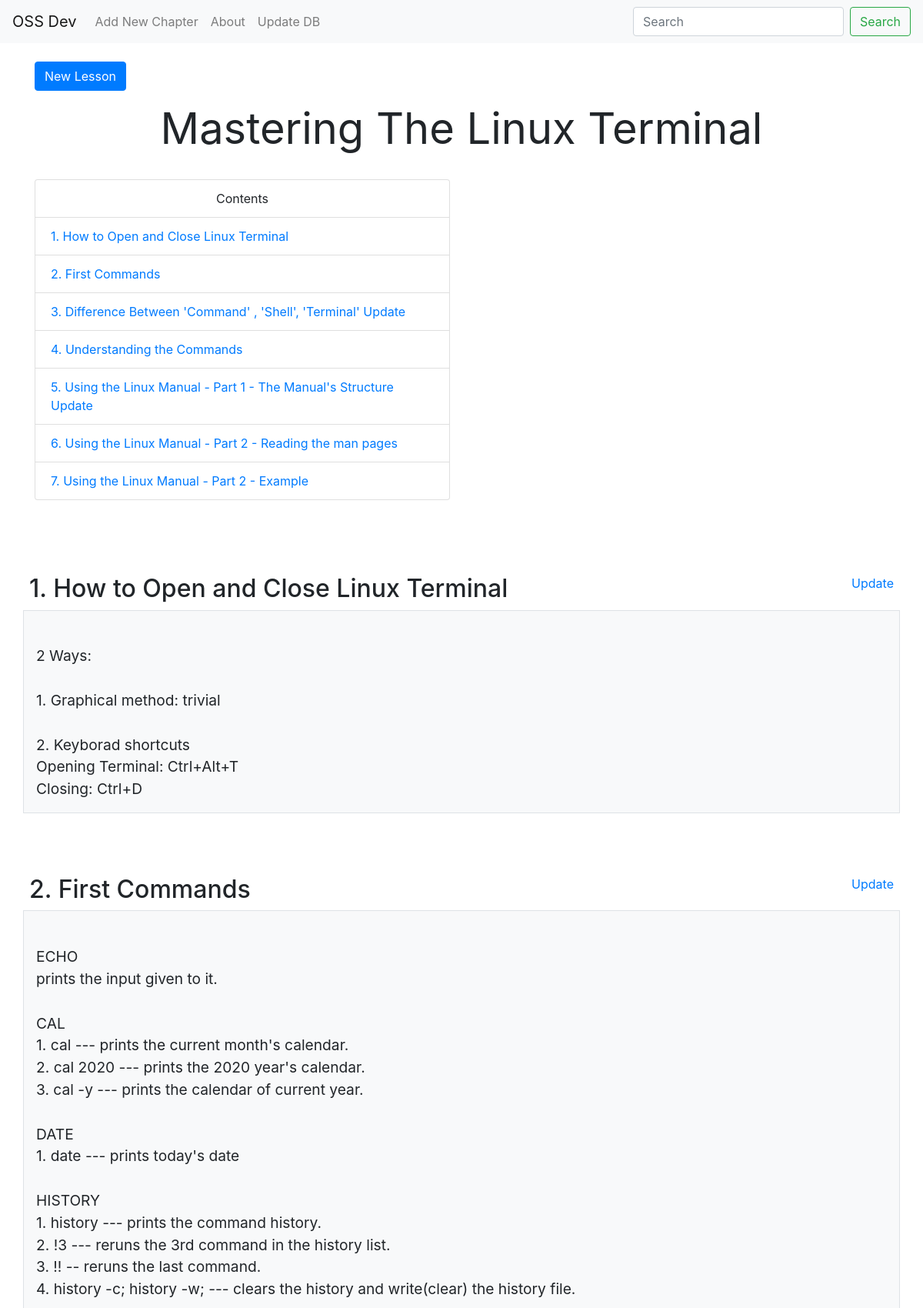
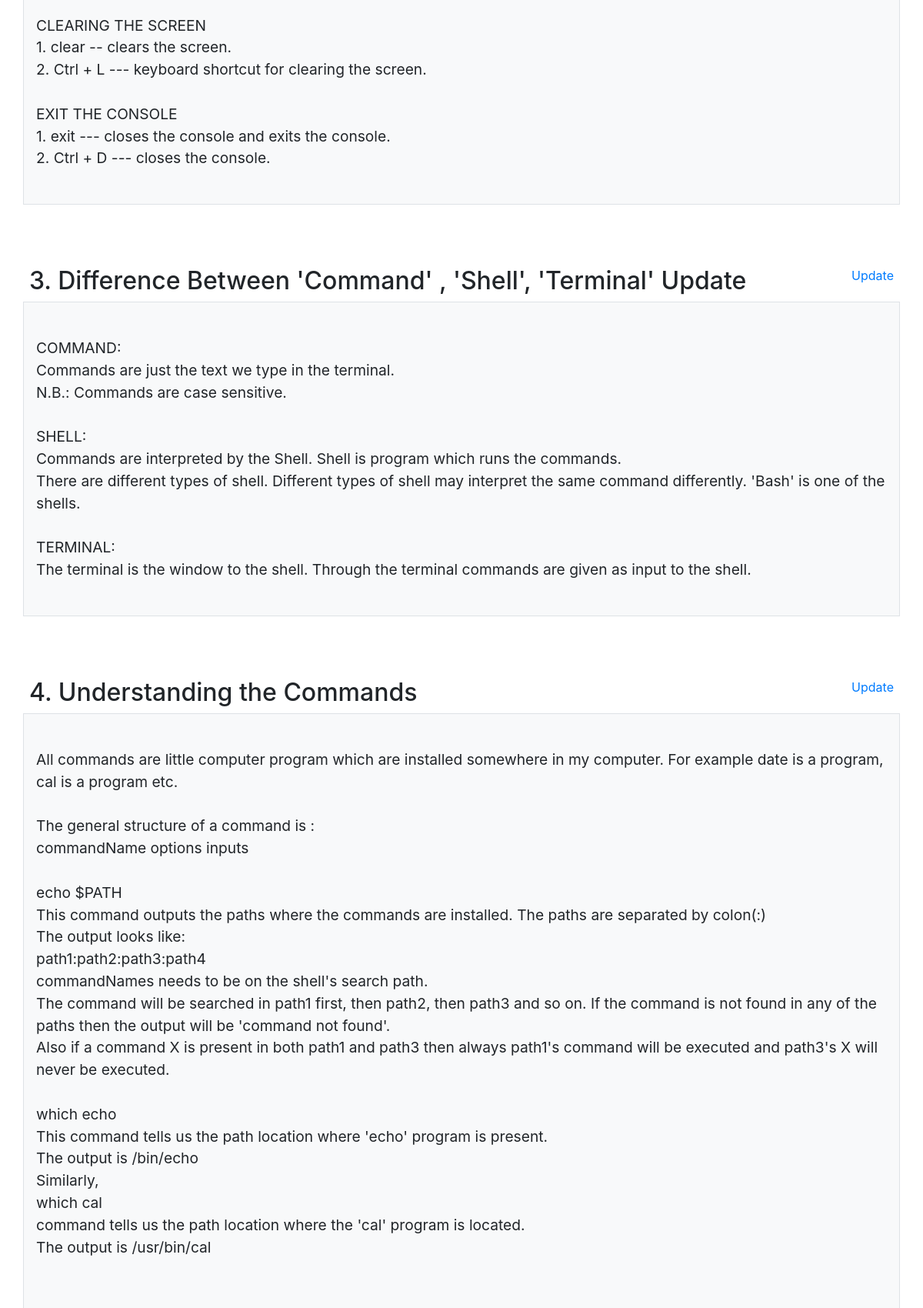
Screenshot of /chapter/1 (upper part) with the database file from the repository (2 pictures, top to bottom).
### flask_app.py (models this page shows, shortened)
class Chapters(db.Model):
    __tablename__ = 'chapters'
    id = db.Column(db.Integer, primary_key=True)
    name = db.Column(db.String)
    slno = db.Column(db.Integer)
    lessons = db.relationship('Lessons', cascade="all,delete", backref='my_chapter', lazy='dynamic')

class Lessons(db.Model):
    __tablename__ = 'lessons'
    id = db.Column(db.Integer, primary_key=True)
    name = db.Column(db.String)
    slno = db.Column(db.Integer)
    lesson = db.Column(db.Text)
    chapter = db.Column(db.Integer, db.ForeignKey('chapters.id'))
    images = db.relationship('Images', cascade="all,delete", backref='my_lesson', lazy='dynamic')

### flask_app.py (the view)
@app.route('/chapter/<int:id>')
def chapter(id):
    lessons = Lessons.query.filter_by(chapter=id).order_by(Lessons.slno).all()
    allImages = {}
    for lesson in lessons:
        images = Images.query.filter_by(lesson=lesson.id)
        if images.count()>0:
            allImages[lesson.id] = images
    chapter = Chapters.query.get(id)
    return render_template('lesson.html', lessons=lessons, allImages=allImages, chapter=id, chapterName=chapter.name, courseName=courseName, courseAbout=courseAbout)

### templates/lesson.html (shortened to what this page needs)
{% extends "base.html" %}
{% block body %}
<div class="container my-4">
    <a href="{{url_for('newlesson', chapter=chapter)}}" class="btn btn-primary">New Lesson</a>
    <div class="display-4 text-center my-3"><b>{{chapterName}}</b></div>
    <div class="row">
        <div class="my-3 col-lg-6 float-left col-sm-10">
            <ul class="list-group">
                <li class="list-group-item text-center">Contents</li>
                {% for lesson in lessons %}
                <li class="list-group-item"><a href="#{{lesson.name | replace(' ', '')}}">{{lesson.name}}</a></li>
                {% endfor %}
            </ul>
        </div>
    </div>
    {% for lesson in lessons %}
    {% if allImages[lesson.id] %}
    <div class="row my-4">
        <div class="col-10 col-md-12 mt-5 p-2 mx-auto">
            <span class="h2" id="{{lesson.name | replace(' ', '')}}">{{lesson.name}}</span>
            <span class="float-right"><a href="{{url_for('updateLesson', id=lesson.id)}}">Update</a></span>
        </div>
        <div class="clearfix p-0 col-10 col-md-12   mx-auto">
            <div class="float-right col-sm-12 col-md-6 border p-0">
                <div id="carouselExampleControls{{loop.index}}" class="carousel slide" data-ride="carousel">
                    <div class="carousel-inner">
                        {% for img in allImages[lesson.id] %}
                        <div class="carousel-item {% if loop.index==1 %} active {% endif %}">
                            <img src="/static/img/{{img.image_path}}" class="d-block w-100" style="max-height: 400px;"
                                alt="">
                            <button type="button" style="display: block; margin: auto;" class="btn btn-secondary"
                                data-toggle="modal" data-target="#exampleModalCenter{{img.id}}">
                                <svg width="1.5em" height="1.5em" viewBox="0 0 16 16" class="bi bi-arrows-angle-expand"
                                    fill="currentColor" xmlns="http://www.w3.org/2000/svg">
                                    <path fill-rule="evenodd"
                                        d="M5.828 10.172a.5.5 0 0 0-.707 0l-4.096 4.096V11.5a.5.5 0 0 0-1 0v3.975a.5.5 0 0 0 .5.5H4.5a.5.5 0 0 0 0-1H1.732l4.096-4.096a.5.5 0 0 0 0-.707zm4.344-4.344a.5.5 0 0 0 .707 0l4.096-4.096V4.5a.5.5 0 1 0 1 0V.525a.5.5 0 0 0-.5-.5H11.5a.5.5 0 0 0 0 1h2.768l-4.096 4.096a.5.5 0 0 0 0 .707z" />
                                </svg>
                            </button>
                        </div>
                        {% endfor %}
                    </div>
                    <a class="carousel-control-prev" href="#carouselExampleControls{{loop.index}}" role="button"
                        data-slide="prev">
                        <span class="carousel-control-prev-icon" aria-hidden="true"></span>
                        <span class="sr-only">Previous</span>
                    </a>
                    <a class="carousel-control-next" href="#carouselExampleControls{{loop.index}}" role="button"
                        data-slide="next">
                        <span class="carousel-control-next-icon" aria-hidden="true"></span>
                        <span class="sr-only">Next</span>
                    </a>
                </div>
                {% for img in allImages[lesson.id] %}
                <div class="modal fade" id="exampleModalCenter{{img.id}}" tabindex="-1" role="dialog"
                    aria-labelledby="exampleModalCenterTitle" aria-hidden="true">
                    <div class="modal-dialog modal-dialog-centered modal-lg" role="document">
                        <div class="modal-content">
                            <div class="modal-header">
                                <button type="button" class="close" data-dismiss="modal" aria-label="Close">
                                    <span aria-hidden="true">
                                        <svg width="1em" height="1em" viewBox="0 0 16 16"
                                            class="bi bi-arrows-angle-contract" fill="currentColor"
                                            xmlns="http://www.w3.org/2000/svg">
                                            <path fill-rule="evenodd"
                                                d="M.172 15.828a.5.5 0 0 0 .707 0l4.096-4.096V14.5a.5.5 0 1 0 1 0v-3.975a.5.5 0 0 0-.5-.5H1.5a.5.5 0 0 0 0 1h2.768L.172 15.121a.5.5 0 0 0 0 .707zM15.828.172a.5.5 0 0 0-.707 0l-4.096 4.096V1.5a.5.5 0 1 0-1 0v3.975a.5.5 0 0 0 .5.5H14.5a.5.5 0 0 0 0-1h-2.768L15.828.879a.5.5 0 0 0 0-.707z" />
                                        </svg>
                                    </span>
                                </button>
                            </div>
                            <div class="modal-body">
                                <img src="/static/img/{{img.image_path}}" alt=""
                                    style="max-width: 100%; max-height: 100%;; margin: auto; display: block;">
                            </div>
                        </div>
                    </div>
                </div>
                {% endfor %}
            </div>
            <div style="white-space: pre-line; font-size: larger;" class="border bg-light p-3">
                {{lesson.lesson}}
            </div>
        </div>
    </div>
    {% else %}
    <div class="row my-4">
        <div class="col-10 col-md-12 mt-5 p-2 mx-auto">
            <span class="h2" id="{{lesson.name | replace(' ', '')}}">{{lesson.name}}</span>
            <span class="float-right"><a href="{{url_for('updateLesson', id=lesson.id)}}">Update</a></span>
        </div>
        <div style="white-space: pre-line; font-size: larger;"
            class="col-lg-12 bg-light col-md-12 col-sm-10 col-10 mx-auto border p-3">
            {{lesson.lesson}}
        </div>
    </div>
    {% endif %}
    {% endfor %}
</div>
{% endblock %}

### rows the page displays
Chapters: name "Mastering The Linux Terminal"
Lessons: name "1. How to Open and Close Linux Terminal", lesson "2 Ways: 1. Graphical method: trivial 2. Keyborad shortcuts Opening Terminal: Ctrl+Alt+T Closing: Ctrl+D"
Lessons: name "2. First Commands", lesson "ECHO prints the input given to it. CAL 1. cal --- prints the current month's calendar. 2. cal 2020 --- prints the 2020 year's calendar. 3. cal -y --- prints the calendar of current year. DATE 1. date --- prints today's date HISTORY 1. history --- prints the command history. 2. !3 --- reruns the 3rd command in the history list. 3. !! -- reruns the last command. 4. history -c; history -w; --- clears the history and write(clear) the history file. CLEARING THE SCREEN 1. clear -- clears the screen. 2. Ctrl + L --- keyboard shortcut for clearing the screen. EXIT THE CONSOLE 1. exit --- closes the console and exits the console. 2. Ctrl + D --- closes the console."
Lessons: name "3. Difference Between 'Command' , 'Shell', 'Terminal' Update", lesson "COMMAND: Commands are just the text we type in the terminal. N.B.: Commands are case sensitive. SHELL: Commands are interpreted by the Shell. Shell is program which runs the commands. There are different types of shell. Different types of shell may interpret the same command differently. 'Bash' is one of the shells. TERMINAL: The terminal is the window to the shell. Through the terminal commands are given as input to the shell."
Lessons: name "4. Understanding the Commands"
Lessons: name "5. Using the Linux Manual - Part 1 - The Manual's Structure Update"
Lessons: name "6. Using the Linux Manual - Part 2 - Reading the man pages"
Lessons: name "7. Using the Linux Manual - Part 2 - Example"

### other values shown
{{ courseName }} "OSS Dev"
